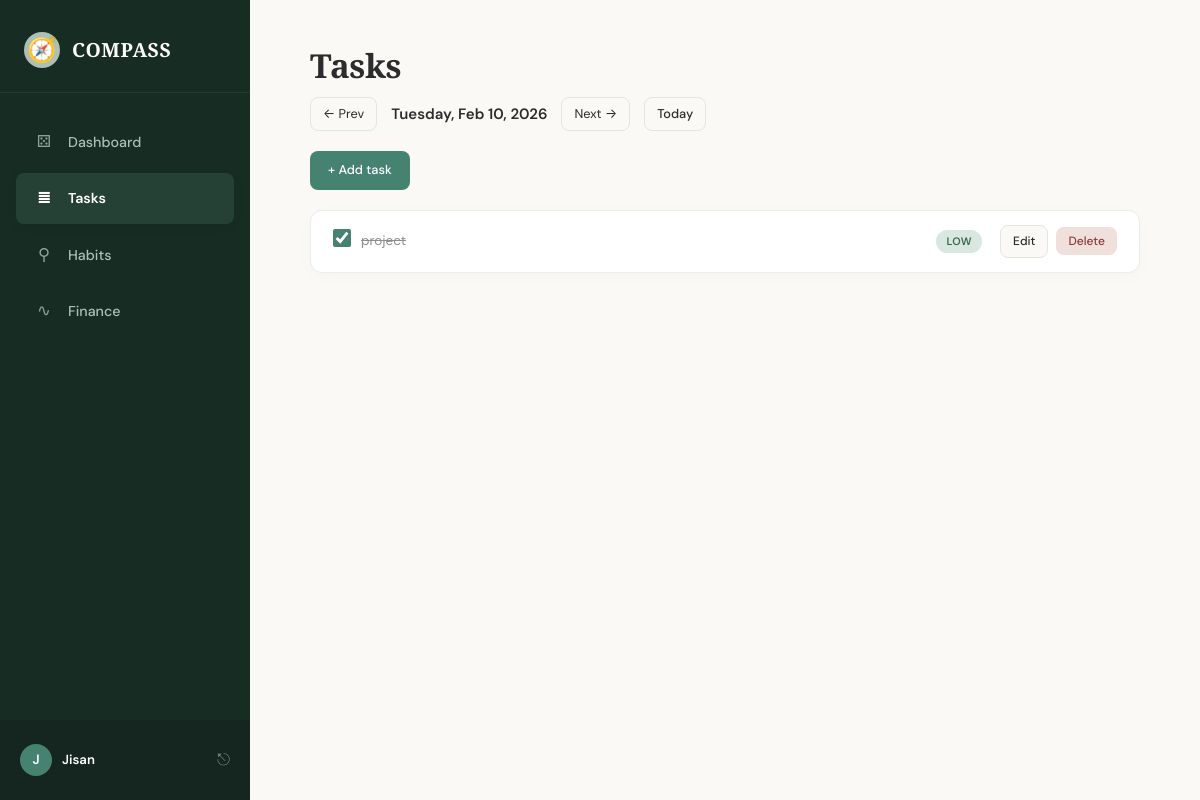
/tasks/?date=2026-02-10 (signed in), run on the app's committed database.
### tasks/models.py (models this page shows, shortened)
class Task(models.Model):
    PRIORITY_CHOICES = [
        ('high', 'High'),
        ('medium', 'Medium'),
        ('low', 'Low'),
    ]
    PRIORITY_ORDER = {'high': 0, 'medium': 1, 'low': 2}
    user = models.ForeignKey(User, on_delete=models.CASCADE, related_name='tasks')
    title = models.CharField(max_length=255)
    date = models.DateField(default=timezone.localdate)
    priority = models.CharField(max_length=10, choices=PRIORITY_CHOICES, default='medium')
    completed = models.BooleanField(default=False)
    is_deleted = models.BooleanField(default=False)  # soft delete
    created_at = models.DateTimeField(auto_now_add=True)
    class Meta:
        ordering = ['completed', 'priority', '-created_at']
    @property
    def priority_sort_key(self):
        return self.PRIORITY_ORDER.get(self.priority, 1)

### tasks/views.py (the view)
# urls.py: path('', views.task_list, name='list'),
@login_required
def task_list(request):
    date_str = request.GET.get('date')
    if date_str:
        try:
            view_date = date.fromisoformat(date_str)
        except ValueError:
            view_date = timezone.localdate()
    else:
        view_date = timezone.localdate()
    today = timezone.localdate()
    is_future = view_date > today
    prev_date = view_date - timedelta(days=1)
    next_date = view_date + timedelta(days=1)
    tasks = (
        Task.objects
        .filter(user=request.user, date=view_date, is_deleted=False)
        .order_by('completed', 'priority', '-created_at')
    )
    tasks = sorted(tasks, key=lambda t: (t.completed, t.priority_sort_key))
    return render(request, 'tasks/list.html', {
        'tasks': tasks,
        'view_date': view_date,
        'today': today,
        'is_future': is_future,
        'prev_date': prev_date,
        'next_date': next_date,
    })

### templates/tasks/list.html (shortened to what this page needs)
{% extends 'base.html' %}
{% block content %}
<div class="page-header">
    <h1>Tasks</h1>
</div>
<div class="date-nav">
    <a href="?date={{ prev_date|date:'Y-m-d' }}">← Prev</a>
    <span class="current-date">
        {{ view_date|date:"l, M d, Y" }}
    </span>
    <a href="?date={{ next_date|date:'Y-m-d' }}">Next →</a>
    {% if view_date != today %}
    <a href="?date={{ today|date:'Y-m-d' }}" class="btn btn-sm btn-secondary">Today</a>
    {% endif %}
</div>
{% if not is_future %}
<div style="margin-bottom: 20px;">
    <a href="{% url 'tasks:create' %}?date={{ view_date|date:'Y-m-d' }}" class="btn btn-primary">+ Add task</a>
</div>
{% endif %}
{% if is_future %}
<div class="card">
    <div class="empty-state">
        <div class="empty-icon">🔒</div>
        <p>Future days are read-only.<br>Tasks can only be managed for today and past dates.</p>
    </div>
</div>
{% elif tasks %}
<div class="card" style="padding: 0;">
    {% for task in tasks %}
    <div class="checkbox-item {% if task.completed %}completed{% endif %}" style="padding: 14px 22px;">
        <form method="post" action="{% url 'tasks:toggle' task.pk %}" style="display:inline;">
            <input type="checkbox" {% if task.completed %}checked{% endif %} onchange="this.form.submit()"
                id="task-{{ task.pk }}">
        </form>
        <label for="task-{{ task.pk }}" style="flex:1; {% if not task.completed and view_date < today %}color: #c75943;{% endif %}">
            {{ task.title }}
        </label>
        <span class="badge badge-{{ task.priority }}">{{ task.get_priority_display }}</span>
        <div class="btn-group" style="margin-left: 8px;">
            <a href="{% url 'tasks:edit' task.pk %}" class="btn btn-sm btn-secondary">Edit</a>
            <form method="post" action="{% url 'tasks:delete' task.pk %}" style="display:inline;">
                <button type="submit" class="btn btn-sm btn-danger">Delete</button>
            </form>
        </div>
    </div>
    {% endfor %}
</div>
{% endif %}
{% endblock %}

### templates/base.html (shortened to what this page needs)
{% load static %}
<!DOCTYPE html>
<html lang="en">
<head>
    <link rel="stylesheet" href="{% static 'css/style.css' %}?v={% now 'U' %}">
</head>
<body>
    {% if user.is_authenticated %}
    <nav class="sidebar">
        <div class="sidebar-brand">
            <span class="brand-icon">🧭</span>
            <span class="brand-text">COMPASS</span>
        </div>
        <ul class="sidebar-nav">
            <li><a href="{% url 'dashboard:index' %}" class="{% if request.resolver_match.app_name == 'dashboard' %}active{% endif %}">
                <span class="nav-icon">⚄</span> Dashboard
            </a></li>
            <li><a href="{% url 'tasks:list' %}" class="{% if request.resolver_match.app_name == 'tasks' %}active{% endif %}">
                <span class="nav-icon">≣</span> Tasks
            </a></li>
            <li><a href="{% url 'habits:daily' %}" class="{% if request.resolver_match.app_name == 'habits' %}active{% endif %}">
                <span class="nav-icon">⚲</span> Habits
            </a></li>
            <li><a href="{% url 'finance:overview' %}" class="{% if request.resolver_match.app_name == 'finance' %}active{% endif %}">
                <span class="nav-icon">∿</span> Finance
            </a></li>
        </ul>
        <div class="sidebar-footer">
            <div class="user-profile">
                <div class="user-avatar">{{ user.username.0|upper }}</div>
                <div class="user-name-col">
                    <span class="user-label">{{ user.username }}</span>
                </div>
            </div>
            <form method="post" action="{% url 'accounts:logout' %}" style="margin:0;">
                <button type="submit" class="logout-link" title="Sign out" style="background:none;border:none;cursor:pointer;padding:0;">⎋</button>
            </form>
        </div>
    </nav>
    {% endif %}
    <main class="{% if user.is_authenticated %}main-content{% else %}main-full{% endif %}">
        {% block content %}{% endblock %}
    </main>
</body>
</html>

### data on the page
Task: completed "☑", title "project", priority "LOW"

### other printed values
{{ user.username.0|upper }} "J"
{{ user.username }} "Jisan"
{{ view_date|date:"l, M d, Y" }} "Tuesday, Feb 10, 2026"
